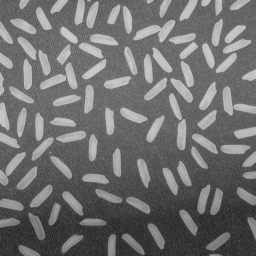
//> input picture Segmentation/3-Region/code/images/rice.png, 256 x 256 px
$ ./main   (built with g++ and OpenCV 4)
//> lines starting //> are read from the running program, lines starting //| are printed output that depends on the picture; after the words box and inside, x2 and y2 are one past the last pixel; in counts of white or black regions, pixels touching at a corner belong together
### Segmentation/3-Region/code/functions.cpp
/*!*
 * \file functions.cpp
 * \brief TP3 sur la segmentation basée région
 * \author : Phuc Ngo
 */

#include "functions.h"

vector<Point> voisins(Point p, int adjacence) {
	vector<Point> vp;
	//code goes here...
	for(int i=-1; i<2; i++){
		for(int j=-1; j<2; j++){
			vp.push_back(Point(p.x+i, p.y+j));
		}
	}
	return vp;
}

bool predicat1(const Mat& src, Point g, Point p, int seuil) {
	//code goes here...
	int intensity_g = src.at<uchar>(g.y, g.x);
	int intensity_p = src.at<uchar>(p.y, p.x);

	return abs(intensity_p-intensity_g)<seuil;
}

// [17 lines left out: functions predicat2, predicat3, not called in this run]

Mat croissanceRegion(const Mat& src, const vector<Point>& germes, int seuil, int predicat)  {
	Mat dst = Mat(src.size(), CV_8U, Scalar(0,0,0));
	//code goes here...
	int label = 5; //Je commence avec un label de 5 pour mieux distinguer les régions du fond
	int adjacent = 8;
	vector<Point> S;
	vector<Point> Ri;
	Point p;
	bool res_predicat;
	for(Point germe:germes){
		dst.at<uchar>(germe.y, germe.x) = 10*label;
		S = voisins(germe, adjacent);
		Ri.push_back(germe);
		while (!S.empty()){
			p = S[S.size()-1];
			S.pop_back();
			switch (predicat){
			case 1:
				res_predicat = predicat1(src, germe, p, seuil);
				break;
			case 2:
				res_predicat = predicat2(src, Ri, p, seuil);
				break;
			case 3:
				res_predicat = predicat3(src, Ri, p, seuil);
				break;
			default:
				break;
			}
			if(dst.at<uchar>(p.y, p.x)==0 && res_predicat){
				dst.at<uchar>(p.y, p.x) = 10*label;
				for(Point voisin:voisins(p, adjacent)){
					S.push_back(voisin);
				}
				Ri.push_back(p);
			}
		}
		label += 1;
		Ri.clear();
	}
	return dst;
}

### Segmentation/3-Region/code/main.cpp
/*!*
 * \file main.cpp
 * \brief TP3 sur la segmentation basée région
 * \author : Phuc Ngo
 */

#include "functions.h"

Mat src, src_gray, dst;
vector<Point> germes;

string window_org = "Original image";
string window_res = "Croissance de region Demo";
string trackbar_value = "Seuil";

int threshold_value = 10;
int threshold_type = 0;
int const max_value = 256;
int predicat = 1;

static void onTrackbar( int, void* ) ;
static void onMouse( int , int , int , int , void* ) ;

static void help(int argc, char** argv)
{
    cout<<"Usage: "<<argv[0]<<" [input.png] [predicat=1, 2, 3]\n";
}


int main( int argc, char** argv )
{
    help(argc, argv);
    string imageName("images/rice.png"); // by default
    int predicat = 1; // by default
    if( argc > 1)
        imageName = "images/"+string(argv[1])+".png";
    if( argc > 2)
        predicat = atoi(argv[2]);

    src = imread(imageName.c_str(), IMREAD_COLOR); // Read the file
//> src is the input picture: 256 rows x 256 cols, CV_8UC3; min 40, max 204, mean 111.2
    if( src.empty() )                      // Check for invalid input
    {
        std::cout <<  "Could not open or find the image" << std::endl ;
        return -1;
    }
    cvtColor( src, src_gray, COLOR_BGR2GRAY );

    namedWindow( window_org, WINDOW_AUTOSIZE ); // Create a window for display.
    imshow( window_org, src );                // Show our image inside it.
    setMouseCallback( window_org, onMouse ) ; //set the callback function for selecting germes with mouse event.

    namedWindow( window_res, WINDOW_AUTOSIZE ); // Create a window for display.
    createTrackbar( trackbar_value, window_res, &threshold_value, max_value, onTrackbar ); // Create Trackbar
    onTrackbar( 0, 0 ); // Call the function to initialize
//> after the loop in croissanceRegion, `for(Point germe:germes)`: dst: 256 rows x 256 cols, CV_8UC1; every value is 0
//> after the loop in croissanceRegion, `for(Point germe:germes)`: p = Point(0, 0); res_predicat = false; label = 5

    /// Wait until user finishes program with ESC key
    while(true)
    {
        int c;
        c = waitKey( 20 );
//> the left mouse button is pressed and released at (64, 64)
//> in onMouse, `germes.push_back(Point(x,y));`: germes = 1 Point (x, y): [64, 64]
//> in onMouse, `circle(src,Point(x,y),5,Scalar(255,0,0),-1);`: src: 256 rows x 256 cols, CV_8UC3; 0.12% of pixels changed, all inside (x1, y1, x2, y2) = (59, 59, 70, 70)
//> the left mouse button is pressed and released at (192, 64)
//> call 3 of onMouse, with event = 1, x = 192, y = 64, flags = 1
//> in onMouse (call 3), `germes.push_back(Point(x,y));`: germes = 2 Points (x, y): [64, 64], [192, 64]
//> in onMouse (call 3), `circle(src,Point(x,y),5,Scalar(255,0,0),-1);`:
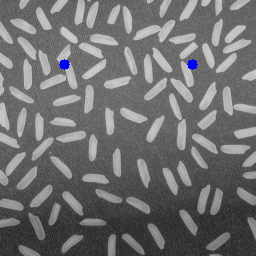
//> src: 256 rows x 256 cols, CV_8UC3; mean B, G, R 111.6, 110.9, 110.9
//> the left mouse button is pressed and released at (192, 192)
//> in onMouse (call 5), `circle(src,Point(x,y),5,Scalar(255,0,0),-1);`: src: 256 rows x 256 cols, CV_8UC3; 0.12% of pixels changed, all inside (x1, y1, x2, y2) = (187, 187, 198, 198)
//> the left mouse button is pressed and released at (64, 192)
//> in onMouse (call 7), `germes.push_back(Point(x,y));`: germes = 4 Points (x, y): [64, 64], [192, 64], [192, 192], [64, 192]
//> in onMouse (call 7), `circle(src,Point(x,y),5,Scalar(255,0,0),-1);`:
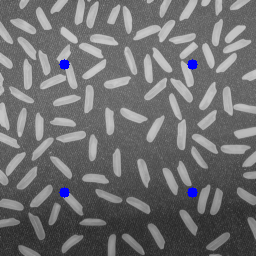
//> src: 256 rows x 256 cols, CV_8UC3; mean B, G, R 112, 110.7, 110.7
//> call 2 of croissanceRegion, with seuil = 10, predicat = 1
//> the loop in croissanceRegion (call 2), `for(Point germe:germes)` made 4 passes
//> (germe, p, res_predicat) on passes 1 to 4: (Point(64, 64), Point(63, 63), false), (Point(192, 64), Point(191, 63), true), (Point(192, 192), Point(191, 191), false), (Point(64, 192), Point(63, 191), false)
//> after the loop in croissanceRegion (call 2), `for(Point germe:germes)`:
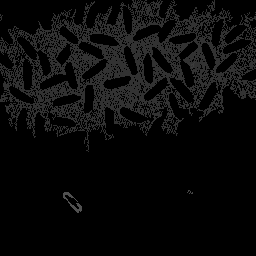
//> dst: 256 rows x 256 cols, CV_8UC1; min 0, max 80, mean 10.3
//> after the loop in croissanceRegion (call 2), `for(Point germe:germes)`: res_predicat = false; label = 9
//> the Esc key is pressed
        if( (char)c == 27 )
        { break; }
    }

    return 0;
}

static void onTrackbar( int, void* )
{
    dst = Mat(src_gray.size(), CV_8U, Scalar(0,0,0));
    dst = croissanceRegion(src_gray, germes, threshold_value, predicat);
    imshow( window_res, dst );
}

static void onMouse(int event, int x, int y, int flags, void* data)  {
    if  ( event == EVENT_LBUTTONDOWN )
    {
        germes.push_back(Point(x,y));
        circle(src,Point(x,y),5,Scalar(255,0,0),-1);
        imshow(window_org, src);
    }
}
